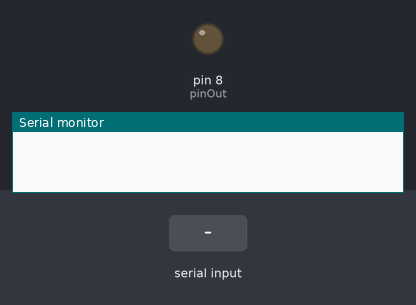
This sketch was run on a simulated Arduino Uno, built with avr-gcc and run on an emulated ATmega328P. Parts: output pins drawn as LEDs (lit = HIGH), the last lines printed to the serial monitor. The test bench sets the inputs (shaded band).

Above: at 1.2 s.
1.3 s: byte 6 (6) received over Serial
At 1.45 s:
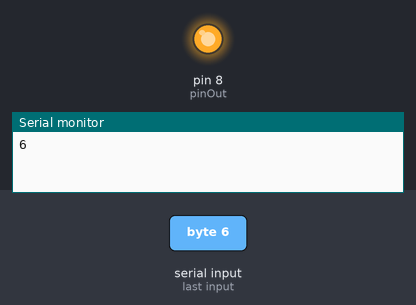
Timing chart, 0 to 4.3 s (numbered marks = the images above; inputs shaded):
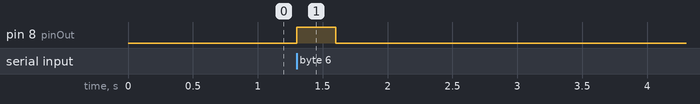

Measured:
- after the input at 1.3 s, pin 8 (pinOut): LOW → HIGH at once, → LOW 0.30 s later

The sketch:

arduino_button_control.ino
```cpp
//#include <SoftwareSerial.h>

const int pinOut = 8;
const int pin_rx = 1;
const int pin_tx = 0;
//SoftwareSerial Bluetooth(pin_rx, pin_tx);
int bluetoothData;


void setup() {
  Serial.begin(9600); // initialize serial communication at 9600 bits per second:
  pinMode(pinOut, OUTPUT);
//  Bluetooth.begin(9600);

}

void loop() {

  if (Serial.available()){
    bluetoothData = Serial.read();
    Serial.println(bluetoothData);
    if(bluetoothData == 6) {
      digitalWrite(pinOut, HIGH);
      delay(300);
      digitalWrite(pinOut, LOW);
    }
  }

}
```
